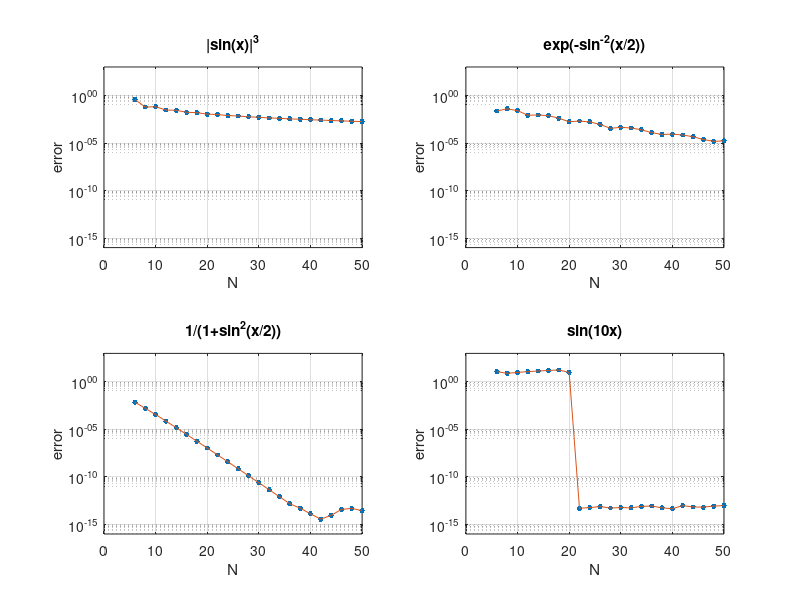

Source code (MATLAB):
% p7.m - accuracy of periodic spectral differentiation

% Compute derivatives for various values of N:
  Nmax = 50; E = zeros(3,Nmax/2-2);
  for N = 6:2:Nmax;
    h = 2*pi/N; x = h*(1:N)';
    column = [0 .5*(-1).^(1:N-1).*cot((1:N-1)*h/2)]';
    D = toeplitz(column,column([1 N:-1:2]));
    v = abs(sin(x)).^3;                     % 3rd deriv in BV
    vprime = 3*sin(x).*cos(x).*abs(sin(x));
    E(1,N/2-2) = norm(D*v-vprime,inf);
    v = exp(-sin(x/2).^(-2));               % C-infinity
    vprime = .5*v.*sin(x)./sin(x/2).^4;
    E(2,N/2-2) = norm(D*v-vprime,inf);
    v = 1./(1+sin(x/2).^2);                 % analytic in a strip
    vprime = -sin(x/2).*cos(x/2).*v.^2;
    E(3,N/2-2) = norm(D*v-vprime,inf);
    v = sin(10*x); vprime = 10*cos(10*x);   % band-limited
    E(4,N/2-2) = norm(D*v-vprime,inf);
  end

% Plot results:
  titles = {'|sin(x)|^3','exp(-sin^{-2}(x/2))',...
       '1/(1+sin^2(x/2))','sin(10x)'}; clf
  for iplot = 1:4 
    subplot(2,2,iplot)
    semilogy(6:2:Nmax,E(iplot,:),'.','markersize',12)
    line(6:2:Nmax,E(iplot,:))
    axis([0 Nmax 1e-16 1e3]), grid on
    set(gca,'xtick',0:10:Nmax,'ytick',(10).^(-15:5:0))
    xlabel N, ylabel error, title(titles(iplot))
  end
